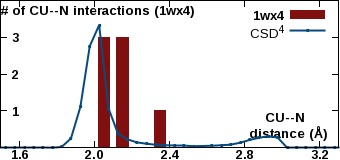

Write gnuplot code to recreate this figure.
set encoding iso_8859_1
set terminal pngcairo transparent enhanced size 340, 160 font "Arial Bold,10"
set output "/var/www/html/csgid/app/webroot/neighborhood_temp/1wx4/CU--N.png"
set lmargin at screen 0.00
set bmargin at screen 0.08
set rmargin at screen 0.995
set tmargin at screen 1.00
set xrange [1.5:3.3]
set format x "%3.1f"
set xtics 1.6,0.4,3.2
set xtics offset 0,graph 0.065
set yrange [0:17216.4]
unset ytics
set y2range [0:4]
set y2tics 1,1,3
set y2tics offset -49,graph 0.00
set y2tics mirror
set view 80,45
set key top right
set boxwidth 0.06
set style fill solid 1.0
set xlabel "CU--N \n distance (\305)" offset 17,4.4
set y2label "# of CU--N interactions (1wx4)" offset -40,4 rotate by 0
plot "-" using ($1+0.05):2 with boxes lc rgb "#801010" axis x1y2 title "1wx4", \
     "/var/www/html/csgid/app/webroot/neighborhood_temp/csd_metal_distances/CU--N.csv" using ($1+0.025):2 with linespoints linewidth 2 pointtype 7 pointsize 0.2 lc rgb "#074a7e" title "CSD^{4}" axis x1y1
2	3
2.1	3
2.3	1
e
